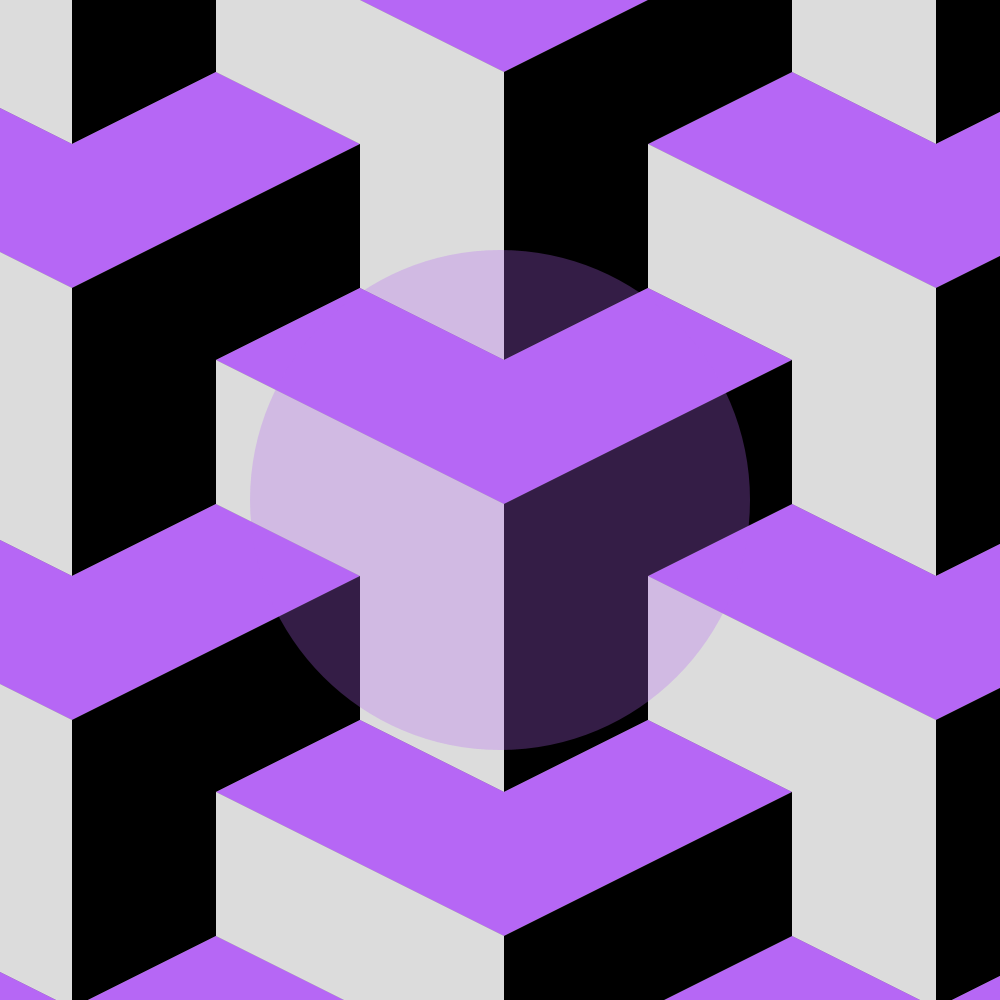
Frame 1 (no input)
Frame 60 (the mouse pressed at the canvas centre just before this capture): identical to frame 1, image omitted
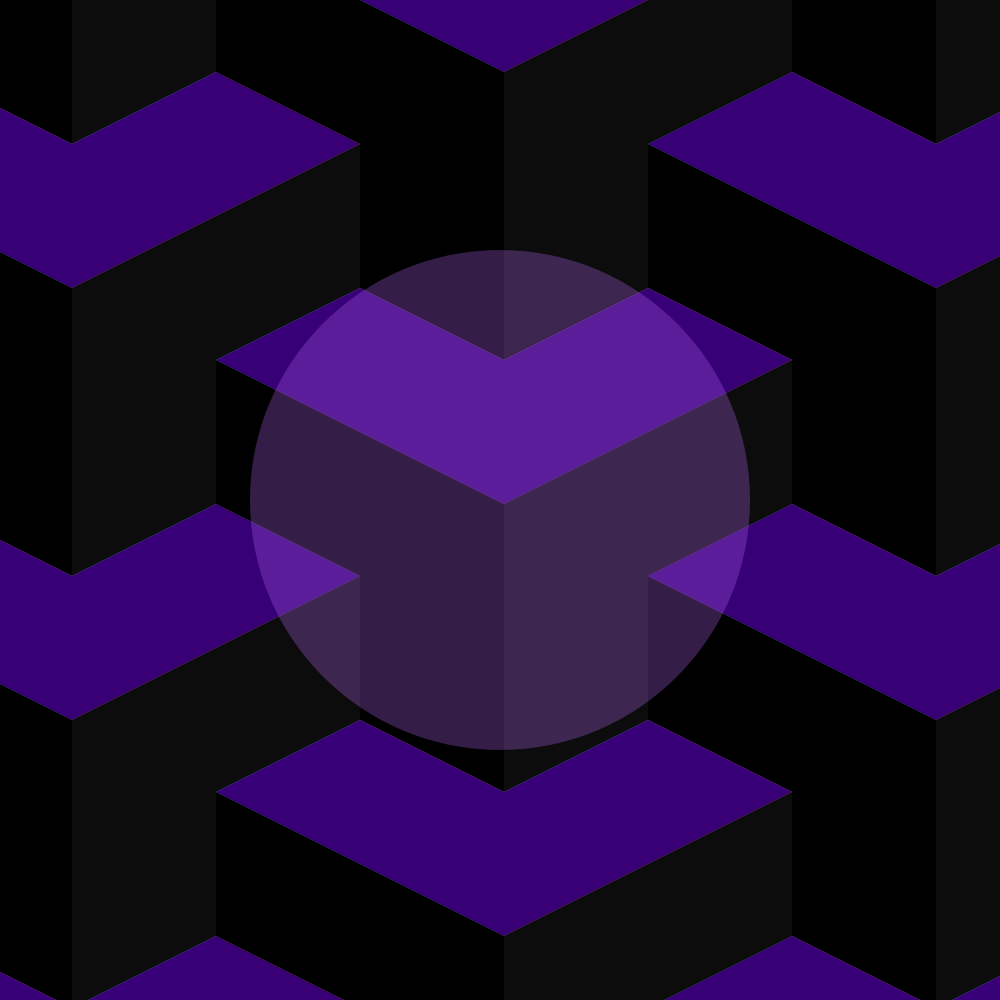
Frame 120 (the mouse held since frame 60 and released just before this capture)

The Processing sketch that drew these frames (run headless with seeded random() and noise(); from frame 60 on, the mouse is pressed at the canvas centre):

// Processing sketch: processing_163323
// ── processing_163323.pde


float light;
float mouseLightX;
float mouseLightY;
float speed;
float patternSize = 72;

float R= random(50, 255);
float G= random(50, 255);
float B= random(50, 255);
float a= random(70, 85);

color A = color(R, G, B);

void setup(){
  size(1000,1000);
  smooth();
  frameRate(48);

}

//Function "t" >>> the Y shape

void t(float x, float y, float size){

noStroke();

//Light variables in mouse pos. (0 to 255)  
mouseLightX = (255*mouseX)/width;
mouseLightY = (255*mouseY)/height;

//Top Face
if (mouseLightY < 128){
  A=color(R - mouseLightY, G - mouseLightY, B - mouseLightY);
  fill(A);
  }
if (mouseLightY >= 128){
  fill(A);
  }
  quad(x, y+(size*2), x+(size*2), y+size, x+(size*4), y+(size*2), x+(size*4), y+(size*4));
  quad(x+(size*8), y+(size*2), x+(size*6), y+size, x+(size*4), y+(size*2), x+(size*4), y+(size*4));


//Left Face
if (mouseLightX > 128){
  fill(128 - mouseLightX);
  }
if (mouseLightX <= 128){
  fill(220 - mouseLightX - ((mouseLightX/10)*9));
  }

  quad(x, y+(size*2), x+(size*4), y+(size*4), x+(size*4), y+(size*6), x, y+(size*4));
  quad(x+(size*2), y+(size*4), x+(size*4), y+(size*4), x+(size*4), y+(size*8), x+(size*2), y+(size*7));


//Right face
if (mouseLightX < 128){
  fill(mouseLightX - ((mouseLightX/10)*9));
  }
if (mouseLightX >= 128){
  fill(mouseLightX-127);
  }

  quad(x+(size*8), y+(size*2), x+(size*4), y+(size*4), x+(size*4), y+(size*6), x+(size*8), y+(size*4));
  quad(x+(size*6), y+(size*4), x+(size*4), y+(size*4), x+(size*4), y+(size*8), x+(size*6), y+(size*7)); 
}

void draw(){

background(127);
noStroke();

speed+=1;

pushMatrix();
translate(-patternSize*3, -patternSize*6);

for(int hor = 0; hor < width*2; hor+= patternSize*12){
  for(int ver = 0; ver < height*2; ver+= patternSize*6){
  t(hor, ver, patternSize);
  }
}

for(int hor = 0; hor < width*2; hor += patternSize*12){
  for(int ver = 0; ver <height*2; ver += patternSize*6){
  t(hor+(patternSize*6), ver+(patternSize*3), patternSize);
  }
}

popMatrix();

fill(R, G, B, a);
ellipse(width/2, height/2, width/2, height/2);

}

void keyPressed(){
  
if(key=='a'){
  patternSize+=2;
}
if(key=='s'){
  patternSize-=2;
}
}
  
